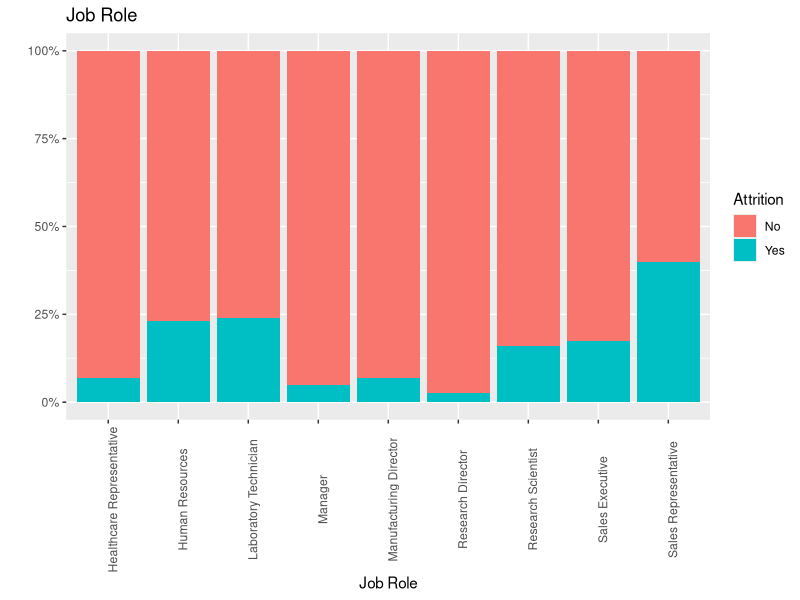
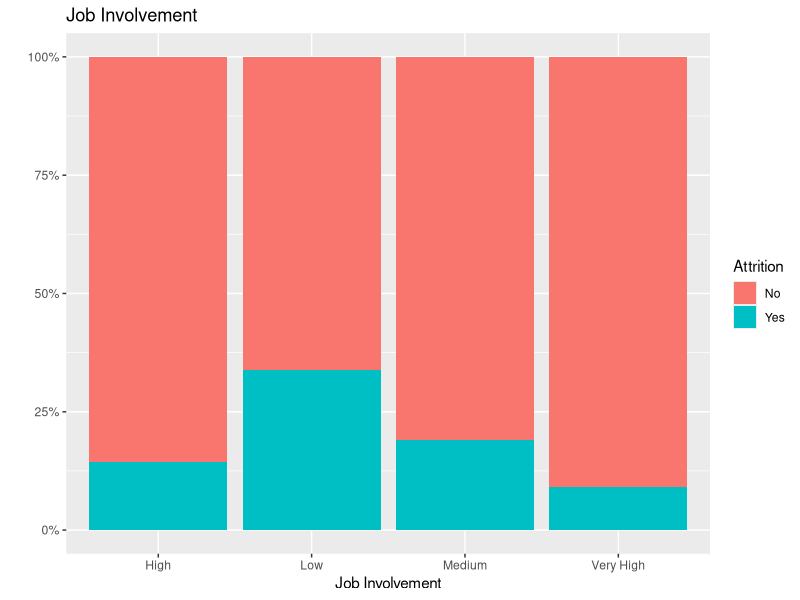
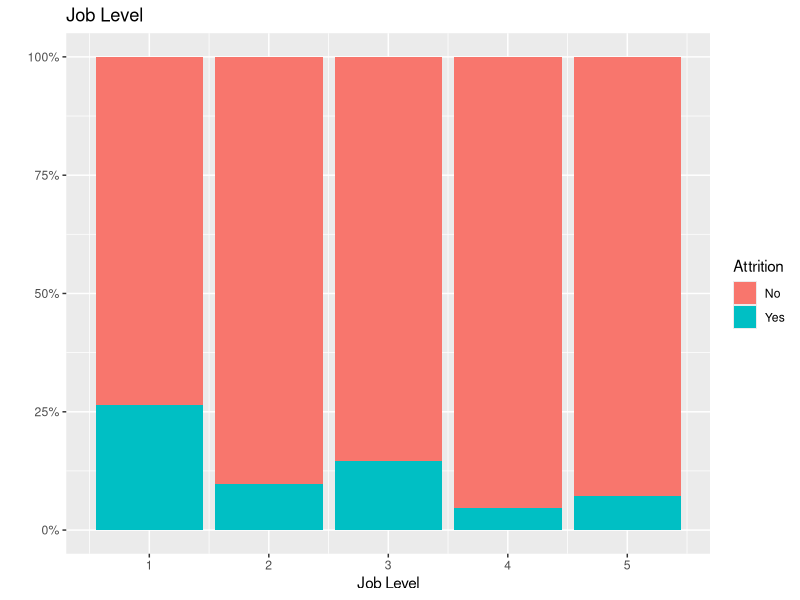
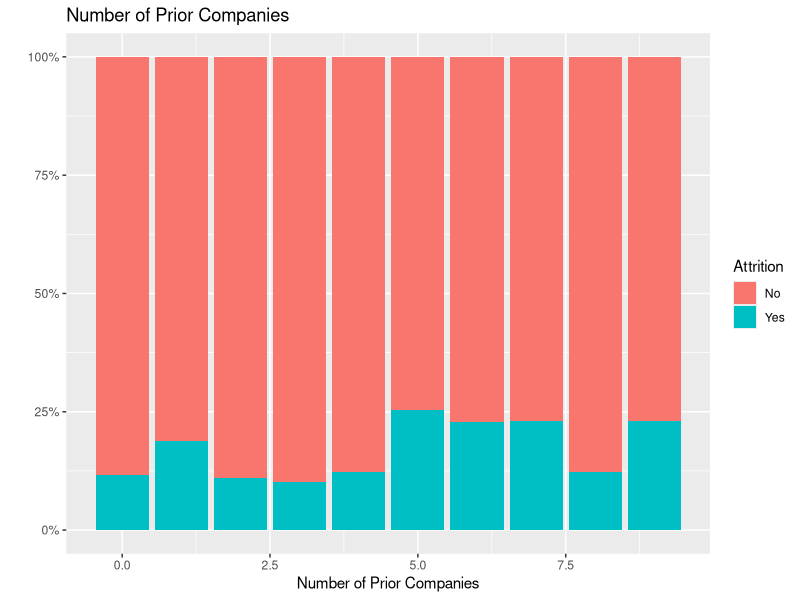
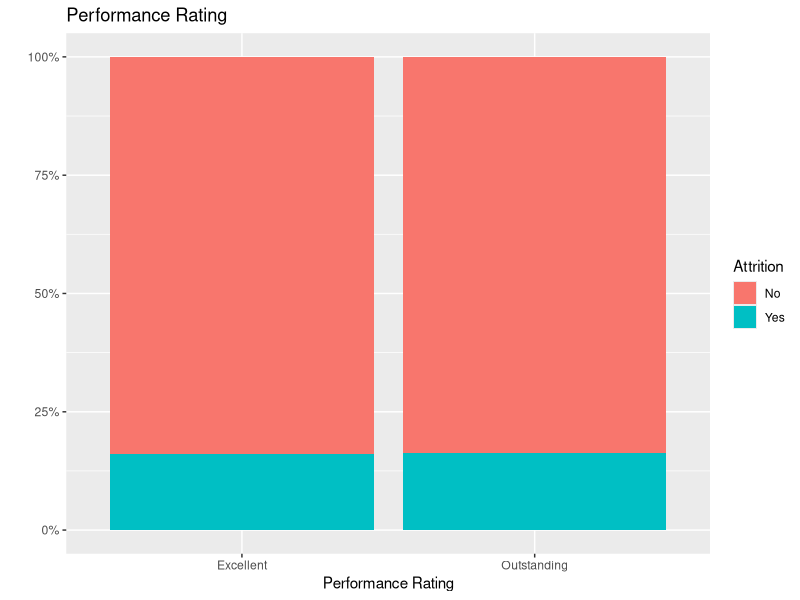
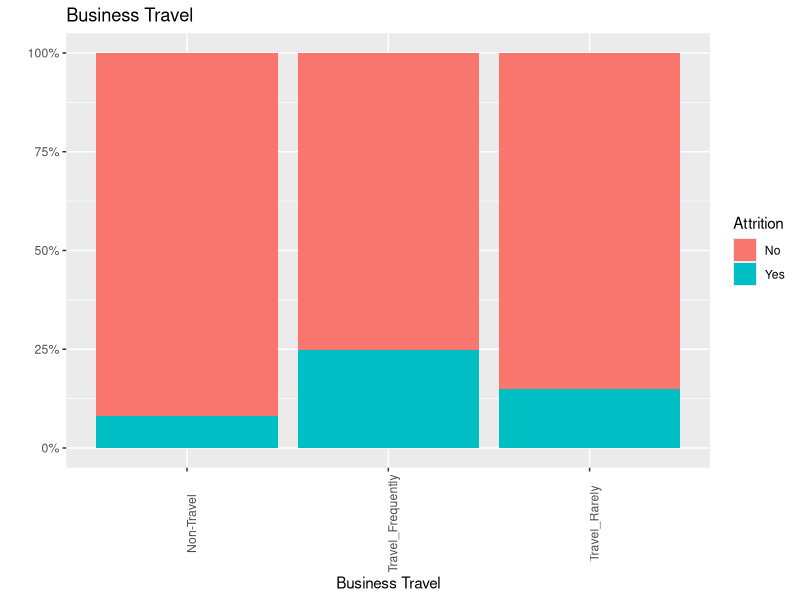
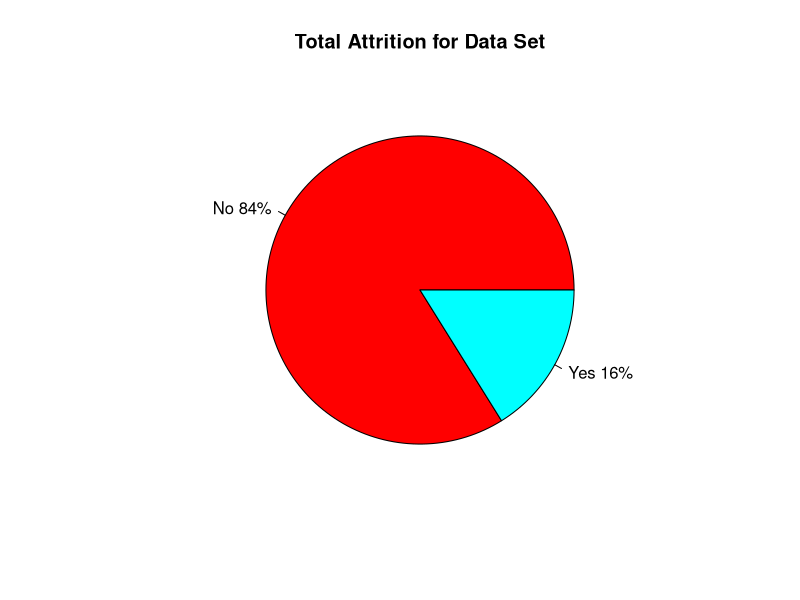

Here is the R script that generated these plots, in order:
## ---- chunk 1
library(readxl)
library(stringr)
library(ggplot2)
EDA <- read_excel("CaseStudy2-data_clean.xlsx", "HR-employee-attrition Data")
## ---- chunk 2
# Job Role by Attrition
ggplot(EDA, aes(x = JobRole, fill = Attrition)) + geom_bar(position = "fill") + labs(title = "Job Role", x = "Job Role", y = "", color = "")+ scale_y_continuous(labels = scales::percent)+theme(axis.text.x = element_text(angle = 90))

# Job Involvement by Attrition
ggplot(EDA, aes(x = JobInvolv, fill = Attrition)) + geom_bar(position = "fill") + labs(title = "Job Involvement", x = "Job Involvement", y = "", color = "")+ scale_y_continuous(labels = scales::percent)

# Job Level by Attrition
ggplot(EDA, aes(x = JobLevel, fill = Attrition)) + geom_bar(position = "fill") + labs(title = "Job Level", x = "Job Level", y = "", color = "")+ scale_y_continuous(labels = scales::percent)

# Number of Companied Worked by Attrition
ggplot(EDA, aes(x = NumPriorComp, fill = Attrition)) + geom_bar(position = "fill") + labs(title = "Number of Prior Companies", x = "Number of Prior Companies", y = "", color = "")+ scale_y_continuous(labels = scales::percent)

# Performance Rating by Attrition
ggplot(EDA, aes(x = PerfRating, fill = Attrition)) + geom_bar(position = "fill") + labs(title = "Performance Rating", x = "Performance Rating", y = "", color = "")+ scale_y_continuous(labels = scales::percent)

#Business Travel by Attrition
ggplot(EDA, aes(x = WorkTravel, fill = Attrition)) + geom_bar(position = "fill") + labs(title = "Business Travel", x = "Business Travel", y = "", color = "")+ scale_y_continuous(labels = scales::percent)+theme(axis.text.x = element_text(angle = 90))
## ---- chunk 3
library(plyr)
attrition.count <- count(EDA, 'Attrition')
attrition.count
slices <- attrition.count$freq
lbls <- attrition.count$Attrition
pct <- round(slices/sum(slices)*100)
lbls <- paste(lbls, pct) # add percents to labels 
lbls <- paste(lbls,"%",sep="") # ad % to labels 
pie(slices,labels = lbls, col=rainbow(length(lbls)),
  	main="Total Attrition for Data Set")
## ---- chunk 4
EDA.ClassType <- as.matrix(lapply(EDA, class))
EDA.ClassType
